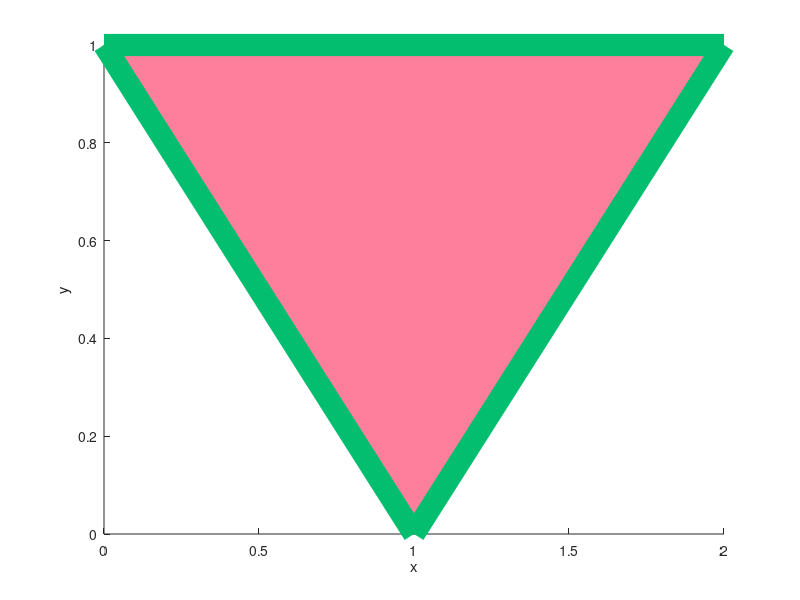

This figure's MATLAB source:
figure(1)
clf
patch([1 0 2],[0 1 1],[254/255 127/255 156/255])
patch([1 0 2],[0 1 1],[254/255 127/255 156/255],'EdgeColor',[3/255 190/255 111/255],'linewidth',16)
xlabel('x')
ylabel('y')
zlabel('z')
%%repmat 
x = [1 0 2];
A = repmat(x,2,3)
B = [1 0 2; 2 -3 4];
C = repmat(B,3,2)